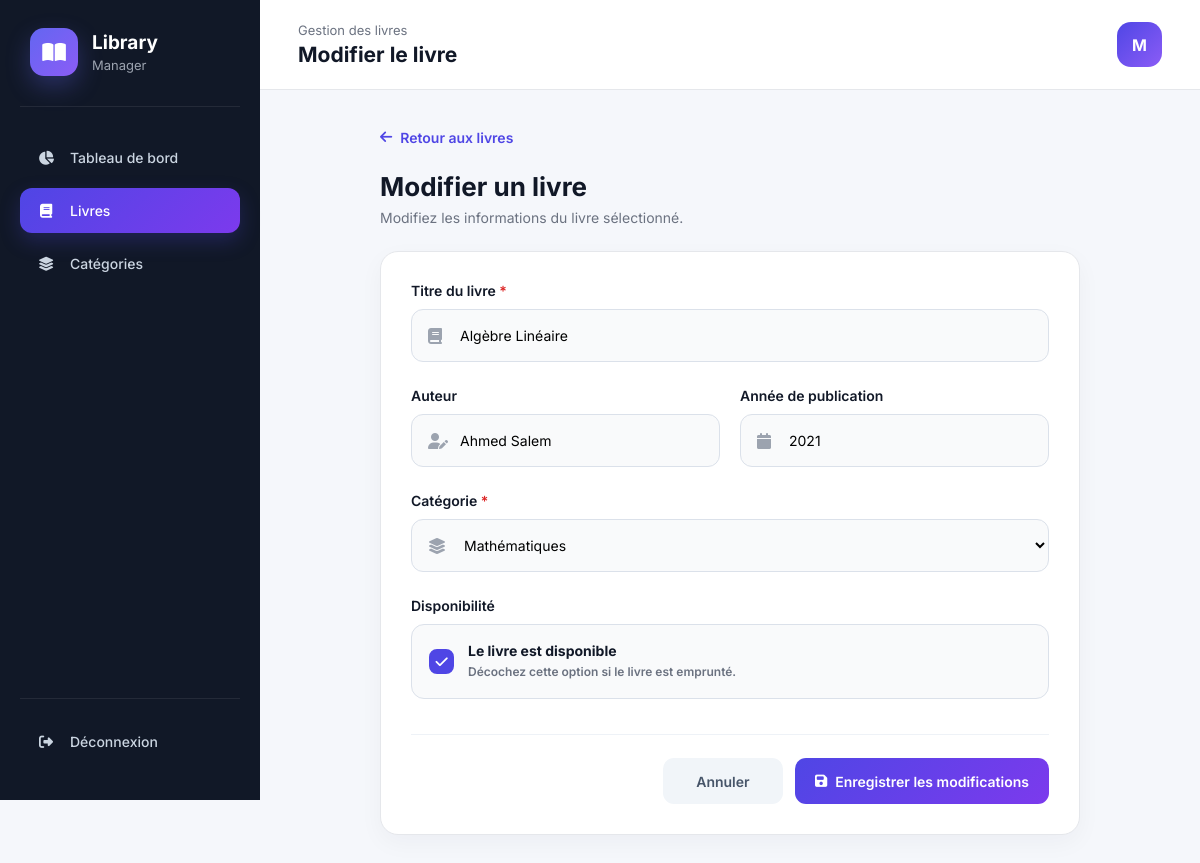
The page /books/edit.php?id=2 (signed in) on the database its author committed.
### tables this page shows
CREATE TABLE IF NOT EXISTS `books` (
  `id` int NOT NULL AUTO_INCREMENT,
  `titre` varchar(255) NOT NULL,
  `auteur` varchar(255) DEFAULT NULL,
  `annee` int DEFAULT NULL,
  `disponible` tinyint(1) DEFAULT '1',
  `id_category` int DEFAULT NULL,
  PRIMARY KEY (`id`),
  KEY `id_category` (`id_category`)
);

CREATE TABLE IF NOT EXISTS `categories` (
  `id` int NOT NULL AUTO_INCREMENT,
  `nom` varchar(100) NOT NULL,
  PRIMARY KEY (`id`)
);

### books/edit.php (the view, shortened to what this page needs)
<?php
require_once '../config/db.php';
$bookId = (int) ($_GET['id'] ?? 0);
$stmt = $pdo->prepare("
    SELECT *
    FROM books
    WHERE id = ?
");
$stmt->execute([$bookId]);
$book = $stmt->fetch(PDO::FETCH_ASSOC);
$categories = $pdo->query("
    SELECT id, nom
    FROM categories
    ORDER BY nom ASC
")->fetchAll(PDO::FETCH_ASSOC);
$formTitre = $_POST['titre'] ?? $book['titre'];
$formAuteur = $_POST['auteur'] ?? $book['auteur'];
$formAnnee = $_POST['annee'] ?? $book['annee'];
$formCategory = (int) ($_POST['id_category'] ?? $book['id_category']);
?>
<!DOCTYPE html>
<html lang="fr">
<head>
    <link
        rel="stylesheet"
        href="https://cdnjs.cloudflare.com/ajax/libs/font-awesome/6.5.1/css/all.min.css"
    >
    <link
        rel="stylesheet"
        href="../assets/css/style.css"
    >
</head>
<body class="dashboard-page">
    <aside class="sidebar">
        <div class="logo">
            <div class="logo-icon">
                <i class="fa-solid fa-book-open"></i>
            </div>
            <div>
                <h2>Library</h2>
                <span>Manager</span>
            </div>
        </div>
        <nav class="sidebar-menu">
            <a href="../dashboard.php">
                <i class="fa-solid fa-chart-pie"></i>
                <span>Tableau de bord</span>
            </a>
            <a href="index.php" class="active">
                <i class="fa-solid fa-book"></i>
                <span>Livres</span>
            </a>
            <a href="../categories/index.php">
                <i class="fa-solid fa-layer-group"></i>
                <span>Catégories</span>
            </a>
        </nav>
        <div class="sidebar-footer">
            <a href="../logout.php">
                <i class="fa-solid fa-right-from-bracket"></i>
                <span>Déconnexion</span>
            </a>
        </div>
    </aside>
    <main class="dashboard-main">
        <header class="dashboard-header">
            <div>
                <p class="welcome-text">
                    Gestion des livres
                </p>
                <h1>Modifier le livre</h1>
            </div>
            <div class="profile-avatar">
                <?= strtoupper(
                    substr($_SESSION['admin_nom'], 0, 1)
                ) ?>
            </div>
        </header>
        <section class="dashboard-content">
            <div class="form-page-header">
                <a href="index.php" class="back-link">
                    <i class="fa-solid fa-arrow-left"></i>
                    Retour aux livres
                </a>
                <h2>Modifier un livre</h2>
                <p>
                    Modifiez les informations du livre sélectionné.
                </p>
            </div>
            <div class="form-card">
                <form method="POST">
                    <div class="form-grid">
                        <div class="modern-form-group full-width">
                            <label for="titre">
                                Titre du livre
                                <span>*</span>
                            </label>
                            <div class="modern-input-wrapper">
                                <i class="fa-solid fa-book"></i>
                                <input
                                    type="text"
                                    id="titre"
                                    name="titre"
                                    value="<?= htmlspecialchars($formTitre) ?>"
                                    maxlength="255"
                                    required
                                    autofocus
                                >
                            </div>
                        </div>
                        <div class="modern-form-group">
                            <label for="auteur">
                                Auteur
                            </label>
                            <div class="modern-input-wrapper">
                                <i class="fa-solid fa-user-pen"></i>
                                <input
                                    type="text"
                                    id="auteur"
                                    name="auteur"
                                    value="<?= htmlspecialchars(
                                        $formAuteur ?? ''
                                    ) ?>"
                                    maxlength="255"
                                >
                            </div>
                        </div>
                        <div class="modern-form-group">
                            <label for="annee">
                                Année de publication
                            </label>
                            <div class="modern-input-wrapper">
                                <i class="fa-solid fa-calendar"></i>
                                <input
                                    type="number"
                                    id="annee"
                                    name="annee"
                                    value="<?= htmlspecialchars(
                                        $formAnnee ?? ''
                                    ) ?>"
                                    min="1000"
                                    max="<?= date('Y') ?>"
                                >
                            </div>
                        </div>
                        <div class="modern-form-group full-width">
                            <label for="id_category">
                                Catégorie
                                <span>*</span>
                            </label>
                            <div class="modern-input-wrapper">
                                <i class="fa-solid fa-layer-group"></i>
                                <select
                                    id="id_category"
                                    name="id_category"
                                    required
                                >
                                    <?php foreach ($categories as $category): ?>
                                        <option
                                            value="<?= $category['id'] ?>"
                                            <?= $formCategory === (int) $category['id']
                                                ? 'selected'
                                                : ''
                                            ?>
                                        >
                                            <?= htmlspecialchars(
                                                $category['nom']
                                            ) ?>
                                        </option>
                                    <?php endforeach; ?>
                                </select>
                            </div>
                        </div>
                        <div class="modern-form-group full-width">
                            <label>Disponibilité</label>
                            <label class="availability-box">
                                <span class="custom-checkbox">
                                    <i class="fa-solid fa-check"></i>
                                </span>
                                <span>
                                    <strong>Le livre est disponible</strong>
                                    <small>
                                        Décochez cette option si le livre est emprunté.
                                    </small>
                                </span>
                            </label>
                        </div>
                    </div>
                    <div class="form-actions">
                        <a
                            href="index.php"
                            class="cancel-button"
                        >
                            Annuler
                        </a>
                        <button
                            type="submit"
                            class="save-button"
                        >
                            <i class="fa-solid fa-floppy-disk"></i>
                            Enregistrer les modifications
                        </button>
                    </div>
                </form>
            </div>
        </section>
    </main>
</body>
</html>

### rows shown on the page
books: titre "Algèbre Linéaire", auteur "Ahmed Salem", annee "2021", id_category "Mathématiques"

### other values the page prints
substr($_SESSION['admin_nom'], 0, 1) "M"
